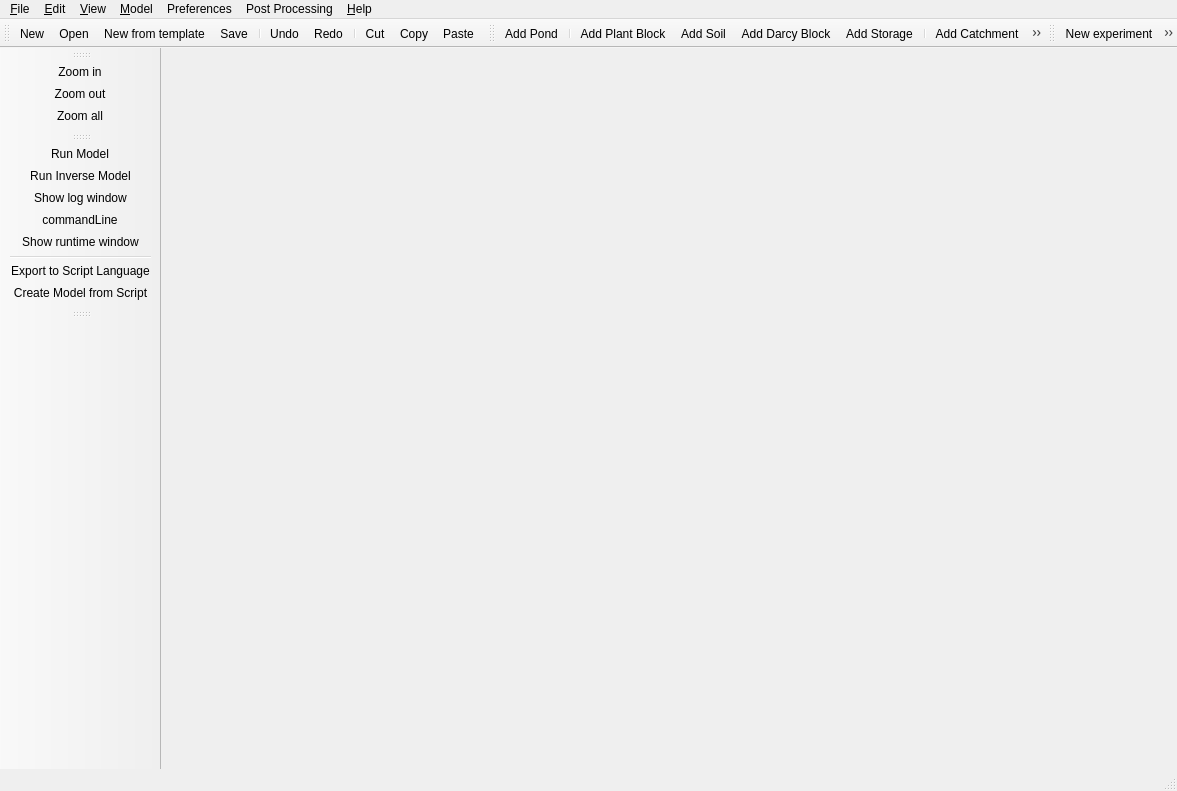
<?xml version="1.0" encoding="UTF-8"?>
<ui version="4.0">
 <class>MainWindow</class>
 <widget class="QMainWindow" name="MainWindow">
  <property name="windowModality">
   <enum>Qt::NonModal</enum>
  </property>
  <property name="geometry">
   <rect>
    <x>0</x>
    <y>0</y>
    <width>1177</width>
    <height>791</height>
   </rect>
  </property>
  <property name="sizePolicy">
   <sizepolicy hsizetype="Expanding" vsizetype="Expanding">
    <horstretch>0</horstretch>
    <verstretch>0</verstretch>
   </sizepolicy>
  </property>
  <property name="mouseTracking">
   <bool>true</bool>
  </property>
  <property name="windowTitle">
   <string>Green Infrastructure Flexible Model (GIFMod)</string>
  </property>
  <property name="windowIcon">
   <iconset>
    <normaloff>Icons/GIFMod.ico</normaloff>Icons/GIFMod.ico</iconset>
  </property>
  <property name="windowOpacity">
   <double>1.000000000000000</double>
  </property>
  <property name="toolTipDuration">
   <number>1</number>
  </property>
  <property name="iconSize">
   <size>
    <width>30</width>
    <height>30</height>
   </size>
  </property>
  <property name="documentMode">
   <bool>false</bool>
  </property>
  <property name="tabShape">
   <enum>QTabWidget::Rounded</enum>
  </property>
  <property name="unifiedTitleAndToolBarOnMac">
   <bool>false</bool>
  </property>
  <widget class="QWidget" name="centralWidget"/>
  <widget class="QMenuBar" name="menuBar">
   <property name="geometry">
    <rect>
     <x>0</x>
     <y>0</y>
     <width>1177</width>
     <height>22</height>
    </rect>
   </property>
   <widget class="QMenu" name="menu_File">
    <property name="title">
     <string>&amp;File</string>
    </property>
    <widget class="QMenu" name="menuRecent">
     <property name="title">
      <string>Recent</string>
     </property>
    </widget>
    <addaction name="action_New"/>
    <addaction name="action_Open"/>
    <addaction name="actionNew_from_template"/>
    <addaction name="action_Save"/>
    <addaction name="actionSave_As"/>
    <addaction name="separator"/>
    <addaction name="menuRecent"/>
    <addaction name="separator"/>
    <addaction name="actionClear_Reaction_Network"/>
    <addaction name="actionLoad_Reaction_Network"/>
    <addaction name="actionSave_Reaction_Network"/>
    <addaction name="separator"/>
    <addaction name="actionE_xit"/>
   </widget>
   <widget class="QMenu" name="menu_Help">
    <property name="title">
     <string>&amp;Help</string>
    </property>
    <addaction name="actionContact_Us"/>
    <addaction name="actionAbout"/>
   </widget>
   <widget class="QMenu" name="menu_Edit">
    <property name="title">
     <string>&amp;Edit</string>
    </property>
    <addaction name="action_Undo"/>
    <addaction name="action_Redo"/>
    <addaction name="separator"/>
    <addaction name="actionSelect_All"/>
    <addaction name="separator"/>
    <addaction name="action_Cut"/>
    <addaction name="action_Copy"/>
    <addaction name="action_Paste"/>
   </widget>
   <widget class="QMenu" name="menu_Window">
    <property name="title">
     <string>&amp;View</string>
    </property>
    <addaction name="actionZoom_In"/>
    <addaction name="actionZoom_Out"/>
    <addaction name="actionZoom_All"/>
    <addaction name="separator"/>
    <addaction name="action_Select"/>
    <addaction name="action_Pan"/>
    <addaction name="separator"/>
    <addaction name="actionlogWindow"/>
    <addaction name="actionShowRuntimeWindow"/>
   </widget>
   <widget class="QMenu" name="menu_Model">
    <property name="title">
     <string>&amp;Model</string>
    </property>
    <widget class="QMenu" name="menuAdd_Block">
     <property name="title">
      <string>Block</string>
     </property>
     <addaction name="actionAdd_Pond"/>
     <addaction name="actionAdd_Soil"/>
     <addaction name="actionAdd_Catchment_Area"/>
     <addaction name="actionAdd_Darcy_Block"/>
     <addaction name="actionAdd_Stora_ge"/>
     <addaction name="actionAdd_St_ream"/>
    </widget>
    <addaction name="menuAdd_Block"/>
    <addaction name="actionReactions"/>
    <addaction name="separator"/>
    <addaction name="actionRun_Model"/>
    <addaction name="actionExport_to_Script_Language"/>
   </widget>
   <widget class="QMenu" name="menuPreferences">
    <property name="title">
     <string>Preferences</string>
    </property>
    <addaction name="actionProjectSettings"/>
    <addaction name="actionClimateSettings"/>
    <addaction name="actionSolverSettings"/>
   </widget>
   <widget class="QMenu" name="menuPost_Processing">
    <property name="title">
     <string>Post Processing</string>
    </property>
    <widget class="QMenu" name="menuBlocks">
     <property name="title">
      <string>Blocks</string>
     </property>
     <addaction name="actioncolorCodeHead"/>
     <addaction name="actioncolorCodeStorage"/>
     <addaction name="actioncolorCodeWaterDepth"/>
     <addaction name="actioncolorCodeMoistureContent"/>
     <addaction name="actioncolorCodeEvaporationRate"/>
    </widget>
    <widget class="QMenu" name="menuConnectors">
     <property name="title">
      <string>Connectors</string>
     </property>
     <addaction name="actionColorCodeConnectorFlow"/>
     <addaction name="actionColorCodeConnectorVelocity"/>
     <addaction name="actionColorCodeConnectorArea"/>
     <addaction name="actionColorCodeConnectorVaporExchangeEate"/>
    </widget>
    <widget class="QMenu" name="menuWaterQuality">
     <property name="title">
      <string>Water quality</string>
     </property>
     <addaction name="separator"/>
    </widget>
    <addaction name="menuBlocks"/>
    <addaction name="menuConnectors"/>
    <addaction name="menuWaterQuality"/>
    <addaction name="actionReset_colors"/>
   </widget>
   <addaction name="menu_File"/>
   <addaction name="menu_Edit"/>
   <addaction name="menu_Window"/>
   <addaction name="menu_Model"/>
   <addaction name="menuPreferences"/>
   <addaction name="menuPost_Processing"/>
   <addaction name="menu_Help"/>
  </widget>
  <widget class="QToolBar" name="mainToolBar">
   <property name="mouseTracking">
    <bool>true</bool>
   </property>
   <property name="windowOpacity">
    <double>1.000000000000000</double>
   </property>
   <attribute name="toolBarArea">
    <enum>TopToolBarArea</enum>
   </attribute>
   <attribute name="toolBarBreak">
    <bool>false</bool>
   </attribute>
   <addaction name="action_New"/>
   <addaction name="action_Open"/>
   <addaction name="actionNew_from_template"/>
   <addaction name="action_Save"/>
   <addaction name="separator"/>
   <addaction name="action_Undo"/>
   <addaction name="action_Redo"/>
   <addaction name="separator"/>
   <addaction name="action_Cut"/>
   <addaction name="action_Copy"/>
   <addaction name="action_Paste"/>
  </widget>
  <widget class="QStatusBar" name="statusBar"/>
  <widget class="QToolBar" name="toolBar">
   <property name="windowTitle">
    <string>toolBar</string>
   </property>
   <attribute name="toolBarArea">
    <enum>TopToolBarArea</enum>
   </attribute>
   <attribute name="toolBarBreak">
    <bool>false</bool>
   </attribute>
   <addaction name="actionAdd_Pond"/>
   <addaction name="separator"/>
   <addaction name="actionAdd_Plant_Block"/>
   <addaction name="actionAdd_Soil"/>
   <addaction name="actionAdd_Darcy_Block"/>
   <addaction name="actionAdd_Stora_ge"/>
   <addaction name="separator"/>
   <addaction name="actionAdd_Catchment_Area"/>
   <addaction name="actionAdd_St_ream"/>
   <addaction name="separator"/>
  </widget>
  <widget class="QToolBar" name="toolBar_2">
   <property name="windowTitle">
    <string>toolBar_2</string>
   </property>
   <attribute name="toolBarArea">
    <enum>LeftToolBarArea</enum>
   </attribute>
   <attribute name="toolBarBreak">
    <bool>false</bool>
   </attribute>
   <addaction name="actionZoom_In"/>
   <addaction name="actionZoom_Out"/>
   <addaction name="actionZoom_All"/>
  </widget>
  <widget class="QToolBar" name="toolBar_4">
   <property name="enabled">
    <bool>true</bool>
   </property>
   <property name="windowTitle">
    <string>toolBar_4</string>
   </property>
   <attribute name="toolBarArea">
    <enum>LeftToolBarArea</enum>
   </attribute>
   <attribute name="toolBarBreak">
    <bool>false</bool>
   </attribute>
   <addaction name="actionRun_Model"/>
   <addaction name="actionRun_Inverse_Model"/>
   <addaction name="actionlogWindow"/>
   <addaction name="actionCommandLine"/>
   <addaction name="actionShowRuntimeWindow"/>
   <addaction name="separator"/>
   <addaction name="actionExport_to_Script_Language"/>
   <addaction name="actionRun_Model_from_Script"/>
  </widget>
  <widget class="QToolBar" name="experimentsToolbar">
   <property name="windowTitle">
    <string>experimentsToolbar</string>
   </property>
   <attribute name="toolBarArea">
    <enum>TopToolBarArea</enum>
   </attribute>
   <attribute name="toolBarBreak">
    <bool>false</bool>
   </attribute>
   <addaction name="actionNewExperiment"/>
   <addaction name="actionCopyFromCurrentExperiment"/>
   <addaction name="actionremoveCurrentExperiment"/>
   <addaction name="separator"/>
  </widget>
  <widget class="QToolBar" name="toolBar_3">
   <property name="windowTitle">
    <string>toolBar_3</string>
   </property>
   <attribute name="toolBarArea">
    <enum>LeftToolBarArea</enum>
   </attribute>
   <attribute name="toolBarBreak">
    <bool>false</bool>
   </attribute>
  </widget>
  <action name="action_New">
   <property name="icon">
    <iconset>
     <normaloff>Icons/Document-Blank-icon.png</normaloff>Icons/Document-Blank-icon.png</iconset>
   </property>
   <property name="text">
    <string>&amp;New</string>
   </property>
  </action>
  <action name="action_Open">
   <property name="icon">
    <iconset>
     <normaloff>Icons/open.png</normaloff>
     <normalon>Icons/open.ico</normalon>Icons/open.png</iconset>
   </property>
   <property name="text">
    <string>&amp;Open</string>
   </property>
   <property name="shortcut">
    <string>Ctrl+O</string>
   </property>
  </action>
  <action name="action_Save">
   <property name="icon">
    <iconset>
     <normaloff>Icons/Save.png</normaloff>Icons/Save.png</iconset>
   </property>
   <property name="text">
    <string>&amp;Save</string>
   </property>
   <property name="shortcut">
    <string>Ctrl+S</string>
   </property>
  </action>
  <action name="actionSave_As">
   <property name="text">
    <string>Save &amp;As</string>
   </property>
  </action>
  <action name="actionE_xit">
   <property name="text">
    <string>E&amp;xit</string>
   </property>
  </action>
  <action name="action_Undo">
   <property name="icon">
    <iconset>
     <normaloff>Icons/undo.png</normaloff>Icons/undo.png</iconset>
   </property>
   <property name="text">
    <string>&amp;Undo</string>
   </property>
   <property name="shortcut">
    <string>Ctrl+Z</string>
   </property>
  </action>
  <action name="action_Redo">
   <property name="icon">
    <iconset>
     <normaloff>Icons/1439255778_Redo.png</normaloff>Icons/1439255778_Redo.png</iconset>
   </property>
   <property name="text">
    <string>&amp;Redo</string>
   </property>
  </action>
  <action name="action_Cut">
   <property name="icon">
    <iconset>
     <normaloff>Icons/cut-icon.png</normaloff>Icons/cut-icon.png</iconset>
   </property>
   <property name="text">
    <string>C&amp;ut</string>
   </property>
  </action>
  <action name="action_Copy">
   <property name="icon">
    <iconset>
     <normaloff>Icons/copy.png</normaloff>Icons/copy.png</iconset>
   </property>
   <property name="text">
    <string>&amp;Copy</string>
   </property>
   <property name="shortcut">
    <string>Ctrl+C</string>
   </property>
  </action>
  <action name="action_Paste">
   <property name="icon">
    <iconset>
     <normaloff>Icons/Paste.png</normaloff>Icons/Paste.png</iconset>
   </property>
   <property name="text">
    <string>&amp;Paste</string>
   </property>
   <property name="shortcut">
    <string>Ctrl+V</string>
   </property>
  </action>
  <action name="action_Select">
   <property name="checkable">
    <bool>true</bool>
   </property>
   <property name="checked">
    <bool>true</bool>
   </property>
   <property name="icon">
    <iconset>
     <normaloff>Icons/arrow.png</normaloff>Icons/arrow.png</iconset>
   </property>
   <property name="text">
    <string>&amp;Select</string>
   </property>
  </action>
  <action name="actionSelect_All">
   <property name="text">
    <string>Select &amp;All</string>
   </property>
  </action>
  <action name="actionZoom_In">
   <property name="icon">
    <iconset>
     <normaloff>Icons/zoom_in.png</normaloff>Icons/zoom_in.png</iconset>
   </property>
   <property name="text">
    <string>Zoom &amp;in</string>
   </property>
  </action>
  <action name="actionZoom_Out">
   <property name="icon">
    <iconset>
     <normaloff>Icons/zoom_out.png</normaloff>Icons/zoom_out.png</iconset>
   </property>
   <property name="text">
    <string>Zoom &amp;out</string>
   </property>
  </action>
  <action name="action_Pan">
   <property name="checkable">
    <bool>true</bool>
   </property>
   <property name="icon">
    <iconset>
     <normaloff>Icons/pan-icon.gif</normaloff>Icons/pan-icon.gif</iconset>
   </property>
   <property name="text">
    <string>&amp;Pan</string>
   </property>
  </action>
  <action name="actionContact_Us">
   <property name="text">
    <string>Contact &amp;Us</string>
   </property>
  </action>
  <action name="actionAdd_Pond">
   <property name="icon">
    <iconset>
     <normaloff>Icons/Pond.png</normaloff>Icons/Pond.png</iconset>
   </property>
   <property name="text">
    <string>Add &amp;Pond</string>
   </property>
  </action>
  <action name="actionAdd_Soil">
   <property name="icon">
    <iconset>
     <normaloff>Icons/isometric_sand_block_icon__hd__by_memoryleakxxx-d8e3mwa.png</normaloff>Icons/isometric_sand_block_icon__hd__by_memoryleakxxx-d8e3mwa.png</iconset>
   </property>
   <property name="text">
    <string>Add &amp;Soil</string>
   </property>
  </action>
  <action name="actionAdd_Connector">
   <property name="checkable">
    <bool>true</bool>
   </property>
   <property name="icon">
    <iconset>
     <normaloff>Icons/draw-connector.png</normaloff>Icons/draw-connector.png</iconset>
   </property>
   <property name="text">
    <string>Interface</string>
   </property>
  </action>
  <action name="actionZoom_All">
   <property name="icon">
    <iconset>
     <normaloff>Icons/Full_screen_view.png</normaloff>Icons/Full_screen_view.png</iconset>
   </property>
   <property name="text">
    <string>Zoom &amp;all</string>
   </property>
  </action>
  <action name="actionlogWindow">
   <property name="checkable">
    <bool>true</bool>
   </property>
   <property name="icon">
    <iconset>
     <normaloff>Icons/log_icon.png</normaloff>Icons/log_icon.png</iconset>
   </property>
   <property name="text">
    <string>Show &amp;log window</string>
   </property>
   <property name="shortcut">
    <string>Ctrl+L</string>
   </property>
  </action>
  <action name="actionAdd_Catchment_Area">
   <property name="icon">
    <iconset>
     <normaloff>Icons/catchment.png</normaloff>Icons/catchment.png</iconset>
   </property>
   <property name="text">
    <string>Add Catchment</string>
   </property>
  </action>
  <action name="actionAdd_Darcy_Block">
   <property name="icon">
    <iconset>
     <normaloff>Icons/Darcy.png</normaloff>Icons/Darcy.png</iconset>
   </property>
   <property name="text">
    <string>Add &amp;Darcy Block</string>
   </property>
  </action>
  <action name="actionAdd_Stora_ge">
   <property name="icon">
    <iconset>
     <normaloff>Icons/Storage.png</normaloff>Icons/Storage.png</iconset>
   </property>
   <property name="text">
    <string>Add Stora&amp;ge</string>
   </property>
  </action>
  <action name="actionAdd_St_ream">
   <property name="icon">
    <iconset>
     <normaloff>Icons/Stream.png</normaloff>Icons/Stream.png</iconset>
   </property>
   <property name="text">
    <string>Add St&amp;ream</string>
   </property>
  </action>
  <action name="actionDeterministic">
   <property name="text">
    <string>Deterministic</string>
   </property>
  </action>
  <action name="actionBayesian">
   <property name="text">
    <string>Bayesian</string>
   </property>
  </action>
  <action name="actionSoil">
   <property name="text">
    <string>Soil</string>
   </property>
  </action>
  <action name="actionDarcy">
   <property name="text">
    <string>Darcy</string>
   </property>
  </action>
  <action name="actionStream">
   <property name="text">
    <string>Stream</string>
   </property>
  </action>
  <action name="actionSoil_2">
   <property name="text">
    <string>Soil</string>
   </property>
  </action>
  <action name="actionDarcy_2">
   <property name="text">
    <string>Darcy</string>
   </property>
  </action>
  <action name="actionCatchment_2">
   <property name="text">
    <string>Catchment</string>
   </property>
  </action>
  <action name="actionStream_2">
   <property name="text">
    <string>Stream</string>
   </property>
  </action>
  <action name="actionSolverSettings">
   <property name="text">
    <string>&amp;Solver settings</string>
   </property>
  </action>
  <action name="actionParticulate_Phase">
   <property name="text">
    <string>Particulate Phase</string>
   </property>
  </action>
  <action name="actionConstituents">
   <property name="text">
    <string>Constituents</string>
   </property>
  </action>
  <action name="actionReactions">
   <property name="text">
    <string>Reactions</string>
   </property>
  </action>
  <action name="actionRun_Model">
   <property name="icon">
    <iconset>
     <normaloff>Icons/gear_run.png</normaloff>
     <normalon>Icons/gear_run.png</normalon>Icons/gear_run.png</iconset>
   </property>
   <property name="text">
    <string>Run Model</string>
   </property>
   <property name="shortcut">
    <string>F5</string>
   </property>
  </action>
  <action name="actionLoad_Reaction_Network">
   <property name="text">
    <string>Load Reaction Network</string>
   </property>
  </action>
  <action name="actionSave_Reaction_Network">
   <property name="text">
    <string>Save Reaction Network</string>
   </property>
   <property name="toolTip">
    <string>Save Reaction Network</string>
   </property>
  </action>
  <action name="actionClear_Reaction_Network">
   <property name="text">
    <string>Clear Reaction Network</string>
   </property>
  </action>
  <action name="actionRun_Model_from_Script">
   <property name="icon">
    <iconset>
     <normaloff>Icons/runScript.png</normaloff>Icons/runScript.png</iconset>
   </property>
   <property name="text">
    <string>Create Model from Script</string>
   </property>
   <property name="iconText">
    <string>Create Model from Script</string>
   </property>
  </action>
  <action name="action_Hydraulic_Outputs">
   <property name="text">
    <string>&amp;Hydraulic Outputs</string>
   </property>
  </action>
  <action name="actionExport_to_Script_Language">
   <property name="icon">
    <iconset>
     <normaloff>Icons/generate script.png</normaloff>Icons/generate script.png</iconset>
   </property>
   <property name="text">
    <string>Export to &amp;Script Language</string>
   </property>
  </action>
  <action name="actionAbout">
   <property name="text">
    <string>About GIFMod</string>
   </property>
  </action>
  <action name="actionRun_Inverse_Model">
   <property name="icon">
    <iconset>
     <normaloff>Icons/backwards-running.png</normaloff>Icons/backwards-running.png</iconset>
   </property>
   <property name="text">
    <string>Run Inverse Model</string>
   </property>
  </action>
  <action name="actionNewExperiment">
   <property name="icon">
    <iconset>
     <normaloff>Icons/experiment2.png</normaloff>Icons/experiment2.png</iconset>
   </property>
   <property name="text">
    <string>New experiment</string>
   </property>
   <property name="toolTip">
    <string>New experiment</string>
   </property>
  </action>
  <action name="actionCopyFromCurrentExperiment">
   <property name="icon">
    <iconset>
     <normaloff>Icons/experiment1.png</normaloff>Icons/experiment1.png</iconset>
   </property>
   <property name="text">
    <string>Copy from current experiment</string>
   </property>
  </action>
  <action name="actionProjectSettings">
   <property name="text">
    <string>&amp;Project settings</string>
   </property>
  </action>
  <action name="actionClimateSettings">
   <property name="text">
    <string>&amp;Climate settings</string>
   </property>
  </action>
  <action name="actionremoveCurrentExperiment">
   <property name="icon">
    <iconset>
     <normaloff>Icons/delete-big.png</normaloff>Icons/delete-big.png</iconset>
   </property>
   <property name="text">
    <string>Remove current experiment</string>
   </property>
   <property name="toolTip">
    <string>Remove Current Experiment</string>
   </property>
  </action>
  <action name="actionShowRuntimeWindow">
   <property name="icon">
    <iconset>
     <normaloff>Icons/oscilloscope.png</normaloff>Icons/oscilloscope.png</iconset>
   </property>
   <property name="text">
    <string>Show &amp;runtime window</string>
   </property>
  </action>
  <action name="actionConnectors">
   <property name="text">
    <string>Connectors</string>
   </property>
  </action>
  <action name="actionStorage">
   <property name="text">
    <string>Storage</string>
   </property>
  </action>
  <action name="actionHead">
   <property name="text">
    <string>Head</string>
   </property>
  </action>
  <action name="actionMoistureContent">
   <property name="text">
    <string>Moisture content</string>
   </property>
  </action>
  <action name="actionWaterDepth">
   <property name="text">
    <string>Water depth</string>
   </property>
  </action>
  <action name="actionEvaporationRate">
   <property name="text">
    <string>Evaporation rate</string>
   </property>
  </action>
  <action name="actioncolorCodeHead">
   <property name="text">
    <string>Head</string>
   </property>
  </action>
  <action name="actioncolorCodeStorage">
   <property name="text">
    <string>Storage</string>
   </property>
  </action>
  <action name="actioncolorCodeWaterDepth">
   <property name="text">
    <string>Water depth</string>
   </property>
  </action>
  <action name="actioncolorCodeMoistureContent">
   <property name="text">
    <string>Moisture content</string>
   </property>
  </action>
  <action name="actioncolorCodeEvaporationRate">
   <property name="text">
    <string>Evaporation rate</string>
   </property>
  </action>
  <action name="actionRecent">
   <property name="text">
    <string>Recent</string>
   </property>
  </action>
  <action name="actionColorCodeConnectorFlow">
   <property name="text">
    <string>Flow</string>
   </property>
  </action>
  <action name="actionColorCodeConnectorVelocity">
   <property name="text">
    <string>Velocity</string>
   </property>
  </action>
  <action name="actionColorCodeConnectorArea">
   <property name="text">
    <string>Area</string>
   </property>
  </action>
  <action name="actionColorCodeConnectorVaporExchangeEate">
   <property name="text">
    <string>Vapor exchange rate</string>
   </property>
  </action>
  <action name="actionReset_colors">
   <property name="text">
    <string>Reset colors</string>
   </property>
  </action>
  <action name="actionNew_from_template">
   <property name="icon">
    <iconset>
     <normaloff>Icons/wizard blue.png</normaloff>Icons/wizard blue.png</iconset>
   </property>
   <property name="text">
    <string>New from &amp;template...</string>
   </property>
  </action>
  <action name="actionCommandLine">
   <property name="icon">
    <iconset>
     <normaloff>Icons/commad.png</normaloff>Icons/commad.png</iconset>
   </property>
   <property name="text">
    <string>commandLine</string>
   </property>
   <property name="toolTip">
    <string>Get text commands</string>
   </property>
  </action>
  <action name="actionAdd_Plant_Block">
   <property name="icon">
    <iconset>
     <normaloff>Icons/plant.png</normaloff>Icons/plant.png</iconset>
   </property>
   <property name="text">
    <string>Add &amp;Plant Block</string>
   </property>
   <property name="toolTip">
    <string>Add Plant Block</string>
   </property>
  </action>
  <action name="actionTest">
   <property name="text">
    <string>Test</string>
   </property>
  </action>
 </widget>
 <layoutdefault spacing="6" margin="11"/>
 <resources/>
 <connections/>
</ui>
